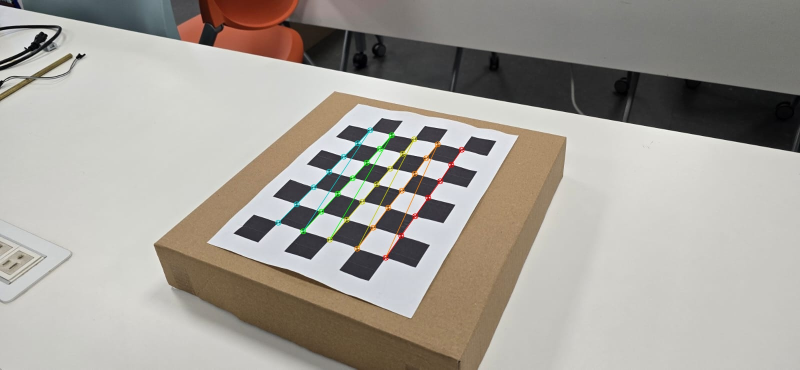
#> input picture pipeline/debug/calibration/WhatsApp Image 2026-09-29 at 3.59.44 PM (3).jpeg, 1600 x 739 px (shown at 1/2 size); its folder holds only this picture in this run
$ python undistortion.py --input debug/calibration --output out
#> lines starting #> are read from the running program, lines starting #| are printed output that depends on the picture
### pipeline/calibration.py
import cv2
import numpy as np

from config import (
    CALIBRATION_IMAGES_DIR,
    CALIBRATION_RESULTS_DIR,
    CALIBRATION_DEBUG_DIR,
    CALIBRATION_FILE,
    CALIBRATION_COMPARISON_FILE,
    CHECKERBOARD_SIZE,
    SQUARE_SIZE,
)


# ============================================================
# CHECKERBOARD GEOMETRY
# ============================================================

# [895 lines left out: functions create_object_points, find_calibration_images, normalize_points_2d, estimate_homography_dlt, zhang_v, estimate_intrinsics_zhang and 6 more, not called in this run]


# ============================================================
# LOAD OFFICIAL CALIBRATION
# ============================================================

def load_calibration():
    """
    Loads the OFFICIAL calibration used by
    the rest of the computer-vision pipeline.

    These generic values point to OpenCV's result.
    """

    data = np.load(
        CALIBRATION_FILE
    )

    return {
        "camera_matrix": (
            data["camera_matrix"]
        ),

        "dist_coeffs": (
            data["dist_coeffs"]
        ),

        "image_size": (
            int(data["image_width"]),
            int(data["image_height"]),
        ),

        "rms_error": float(
            data["rms_error"]
        ),

        "reprojection_error": float(
            data["reprojection_error"]
        ),
    }


# ============================================================
# MAIN CALIBRATION FUNCTION
# ============================================================

# [875 lines left out: function calibrate_camera, not called in this run]


# ============================================================
# RUN DIRECTLY
# ============================================================

# [3 lines that do not run on import are left out]

### pipeline/undistortion.py
import argparse
from pathlib import Path

import cv2
import numpy as np

from calibration import load_calibration


# ============================================================
# IMAGE SEARCH
# ============================================================

def find_images(input_dir):
    """
    Finds supported images inside a directory.
    """

    valid_extensions = {
        ".jpg",
        ".jpeg",
        ".png",
        ".webp",
    }

    images = []

    for path in Path(input_dir).iterdir():

        if (
            path.is_file()
            and path.suffix.lower() in valid_extensions
        ):
            images.append(path)

    return sorted(images)


# ============================================================
# CAMERA MATRIX SCALING
# ============================================================

def scale_camera_matrix(
    camera_matrix,
    calibration_size,
    image_size,
):
    """
    Scales the intrinsic matrix K if the input image
    resolution is different from the resolution used
    during calibration.

    This is valid when the image was resized without
    changing its aspect ratio or field of view.

    Example:

        calibration: 1600 x 800
        image:        800 x 400

    Then all pixel-based intrinsic parameters are
    scaled by 0.5.
    """

    calibration_width, calibration_height = (
        calibration_size
    )

    image_width, image_height = (
        image_size
    )

    # No scaling required.
    if (
        calibration_width == image_width
        and calibration_height == image_height
    ):
        return camera_matrix.copy()

    calibration_aspect = (
        calibration_width
        / calibration_height
    )

    image_aspect = (
        image_width
        / image_height
    )

    # --------------------------------------------------------
    # Make sure aspect ratio is basically the same.
    # --------------------------------------------------------

    aspect_difference = abs(
        calibration_aspect
        - image_aspect
    )

    if aspect_difference > 0.01:

        raise RuntimeError(
            "\nInput image aspect ratio does not match "
            "the calibration images.\n"
            f"Calibration resolution: "
            f"{calibration_width} x "
            f"{calibration_height}\n"
            f"Input resolution: "
            f"{image_width} x "
            f"{image_height}\n\n"
            "Do not blindly rescale K when the camera "
            "image has been cropped or captured using "
            "a different aspect ratio."
        )

    scale_x = (
        image_width
        / calibration_width
    )

    scale_y = (
        image_height
        / calibration_height
    )

    scaled_K = (
        camera_matrix.copy()
        .astype(np.float64)
    )

    # Focal lengths
    scaled_K[0, 0] *= scale_x
    scaled_K[1, 1] *= scale_y

    # Principal point
    scaled_K[0, 2] *= scale_x
    scaled_K[1, 2] *= scale_y

    # Skew, if present.
    scaled_K[0, 1] *= scale_x

    return scaled_K


# ============================================================
# UNDISTORT ONE IMAGE
# ============================================================

def undistort_image(
    image,
    camera_matrix,
    dist_coeffs,
    calibration_size,
):
    """
    Removes lens distortion from one image.

    The output keeps the same resolution as the input.
    """

    if image is None:

        raise ValueError(
            "Input image is None."
        )

    height, width = image.shape[:2]

    image_size = (
        width,
        height,
    )

    # --------------------------------------------------------
    # Adjust K if image resolution differs from calibration.
    # --------------------------------------------------------

    K = scale_camera_matrix(
        camera_matrix,
        calibration_size,
        image_size,
    )

    # --------------------------------------------------------
    # Remove lens distortion.
    #
    # We deliberately use K again as the output camera matrix.
    # This keeps the image geometry simple for the following
    # feature extraction and homography stages.
    # --------------------------------------------------------

    undistorted = cv2.undistort(
        image,
        K,
        dist_coeffs,
        None,
        K,
    )

    return undistorted


# ============================================================
# CREATE DEBUG COMPARISON
# ============================================================

def create_comparison(
    original,
    undistorted,
):
    """
    Creates:

        ORIGINAL | UNDISTORTED

    for visual verification.
    """

    if (
        original.shape
        != undistorted.shape
    ):

        raise ValueError(
            "Images must have the same size "
            "for comparison."
        )

    comparison = np.hstack(
        (
            original,
            undistorted,
        )
    )

    return comparison


# ============================================================
# PROCESS A DIRECTORY
# ============================================================

def undistort_directory(
    input_dir,
    output_dir,
    save_comparisons=True,
):
    """
    Undistorts every supported image in a directory.

    Returns a list containing the paths of the
    generated undistorted images.
    """
#> called with input_dir = 'debug/calibration', output_dir = 'out', save_comparisons = True

    input_dir = Path(
        input_dir
    )

    output_dir = Path(
        output_dir
    )

    if not input_dir.exists():

        raise RuntimeError(
            f"\nInput directory does not exist:\n"
            f"{input_dir}\n"
        )

    output_dir.mkdir(
        parents=True,
        exist_ok=True,
    )

    debug_dir = (
        output_dir.parent
        / "debug"
        / "undistortion"
    )

    if save_comparisons:

        debug_dir.mkdir(
            parents=True,
            exist_ok=True,
        )

    # --------------------------------------------------------
    # Load the OFFICIAL OpenCV calibration.
    # --------------------------------------------------------

    calibration = (
        load_calibration()
    )
#> (reads pipeline/calibration_results/camera_calibration.npz from the repository)

    camera_matrix = (
        calibration[
            "camera_matrix"
        ]
    )

    dist_coeffs = (
        calibration[
            "dist_coeffs"
        ]
    )

    calibration_size = (
        calibration[
            "image_size"
        ]
    )

    print()
    print("========================================")
    print(" IMAGE UNDISTORTION")
    print("========================================")
    print()

    print(
        "Calibration resolution:"
    )

    print(
        f"{calibration_size[0]} x "
        f"{calibration_size[1]}"
    )

    print()

    print(
        "Camera matrix K:"
    )

    print(
        camera_matrix
    )

    print()

    print(
        "Distortion coefficients:"
    )

    print(
        dist_coeffs
    )

    print()

    # --------------------------------------------------------
    # Find images
    # --------------------------------------------------------

    image_paths = (
        find_images(
            input_dir
        )
    )

    if not image_paths:

        raise RuntimeError(
            "\nNo images found in:\n"
            f"{input_dir}\n"
        )

    print(
        f"Images found: "
        f"{len(image_paths)}"
    )

    print()

    output_paths = []

    # --------------------------------------------------------
    # Process all images
    # --------------------------------------------------------

    for index, image_path in enumerate(
        image_paths,
        start=1,
    ):

        print(
            f"[{index}/{len(image_paths)}] "
            f"{image_path.name}"
        )

        image = cv2.imread(
            str(image_path)
        )
#> image is the input picture: shape (739, 1600, 3); mean B, G, R 153.4, 160.5, 165

        if image is None:

            print(
                "  ERROR: image could not be read"
            )

            continue

        height, width = (
            image.shape[:2]
        )
#> height = 739; width = 1600

        print(
            f"  Input resolution: "
            f"{width} x {height}"
        )
#|   Input resolution: 1600 x 739

        # ----------------------------------------------------
        # Undistort
        # ----------------------------------------------------

        undistorted = (
            undistort_image(
                image,
                camera_matrix,
                dist_coeffs,
                calibration_size,
            )
        )
#> in undistort_image, `undistorted = cv2.undistort( image, K, dist_coeffs, None, K, )`:
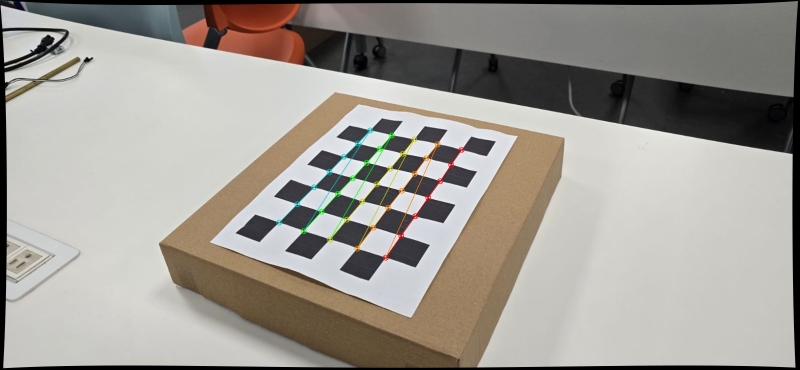
#> undistorted: shape (739, 1600, 3) (shown at 1/2 size); mean B, G, R 148.3, 155.2, 159.5

        # ----------------------------------------------------
        # Save undistorted image
        # ----------------------------------------------------

        output_path = (
            output_dir
            / image_path.name
        )

        success = cv2.imwrite(
            str(output_path),
            undistorted,
        )

        if not success:

            print(
                "  ERROR: could not save output"
            )

            continue

        output_paths.append(
            output_path
        )

        print(
            f"  Saved: "
            f"{output_path}"
        )

        # ----------------------------------------------------
        # Save visual comparison
        # ----------------------------------------------------

        if save_comparisons:

            comparison = (
                create_comparison(
                    image,
                    undistorted,
                )
            )
#> in create_comparison, `comparison = np.hstack( ( original, undistorted, ) )`:
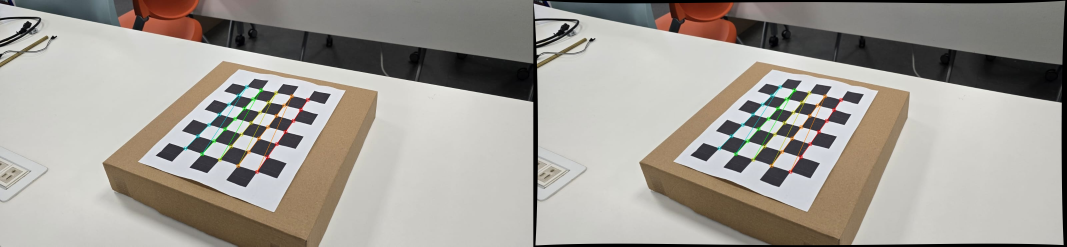
#> comparison: shape (739, 3200, 3) (shown at 1/3 size); mean B, G, R 150.8, 157.8, 162.3

            comparison_name = (
                f"{image_path.stem}"
                f"_comparison.jpg"
            )

            comparison_path = (
                debug_dir
                / comparison_name
            )

            cv2.imwrite(
                str(comparison_path),
                comparison,
            )

    print()
    print("========================================")
    print(" UNDISTORTION COMPLETE")
    print("========================================")
    print()

    print(
        f"Images processed: "
        f"{len(output_paths)}/"
        f"{len(image_paths)}"
    )

    print()

    print(
        "Undistorted images:"
    )

    print(
        output_dir
    )

    if save_comparisons:

        print()

        print(
            "Comparison images:"
        )

        print(
            debug_dir
        )

    print()

    return output_paths


# ============================================================
# COMMAND LINE
# ============================================================

def parse_arguments():

    parser = argparse.ArgumentParser(
        description=(
            "Undistort images using the "
            "saved camera calibration."
        )
    )

    parser.add_argument(
        "--input",
        required=True,
        help=(
            "Directory containing "
            "the original images."
        ),
    )

    parser.add_argument(
        "--output",
        required=True,
        help=(
            "Directory where undistorted "
            "images will be saved."
        ),
    )

    parser.add_argument(
        "--no-comparison",
        action="store_true",
        help=(
            "Do not save side-by-side "
            "debug comparison images."
        ),
    )

    return parser.parse_args()


# ============================================================
# RUN DIRECTLY
# ============================================================

if __name__ == "__main__":

    args = parse_arguments()

    undistort_directory(
        input_dir=args.input,
        output_dir=args.output,
        save_comparisons=(
            not args.no_comparison
        ),
    )
